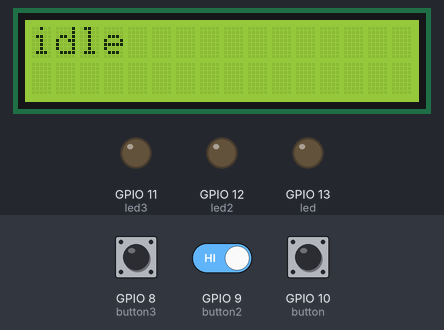
Simulated run of this sketch. Board: ESP32. Parts: 16×2 character LCD, output pins drawn as LEDs (lit = HIGH). The test bench sets the inputs (shaded band); at power-on: GPIO 8 (button3) HIGH, GPIO 9 (button2) HIGH, GPIO 10 (button) HIGH.

Above: at 2.2 s.
2.3 s: GPIO 8 (button3) pulled LOW for 0.25 s
At 2.54 s:
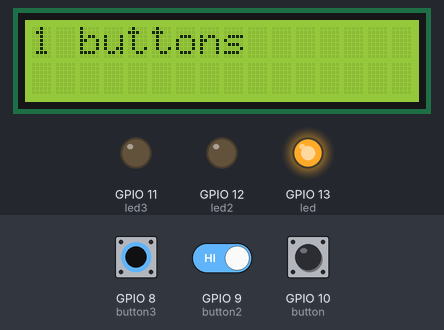
4.2 s: GPIO 8 (button3) pulled LOW for 1 s
At 6.3 s:
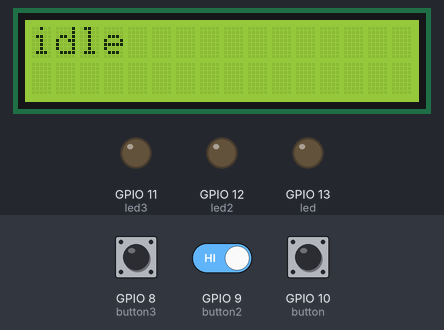
6.7 s: GPIO 8 (button3) pulled LOW for 3.2 s
At 7.1 s:
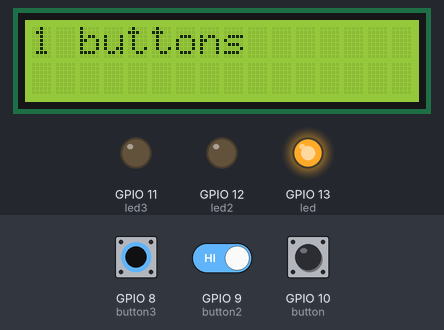
11.6 s: GPIO 8 (button3) driven LOW and GPIO 9 (button2) driven LOW
At 12.8 s:
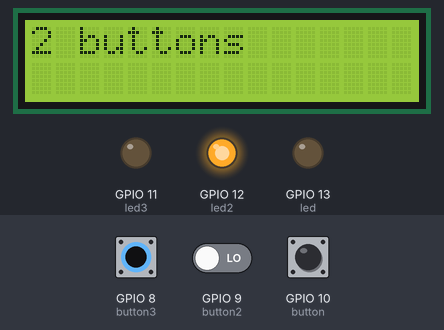
13.2 s: GPIO 10 (button) pulled LOW for 0.25 s
At 13.35 s:
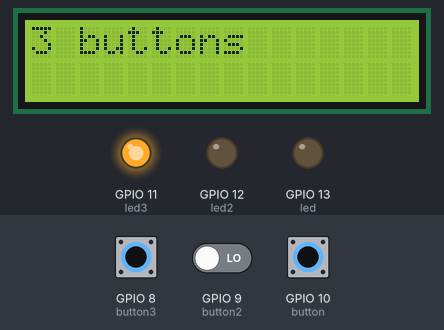
Timing chart, 0 to 15.9 s (numbered marks = the images above; inputs shaded):
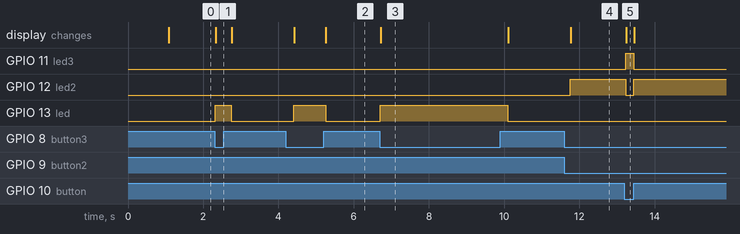

Measured:
- after the input at 2.3 s, GPIO 13 (led): LOW → HIGH at once, → LOW 0.42 s later; the display: changes at once (image 1)
- after the input at 4.2 s, GPIO 13 (led): LOW → HIGH after 0.21 s, → LOW 0.85 s later; the display: first changes after 0.22 s (image 2 shows a later state)
- after the input at 6.7 s, GPIO 13 (led): LOW → HIGH at once, → LOW 3.4 s later; the display: changes at once (image 3)
- after the input at 11.6 s, GPIO 12 (led2): LOW → HIGH after 0.16 s; the display: changes after 0.17 s (image 4)
- after the input at 13.2 s, GPIO 11 (led3): LOW → HIGH at once, → LOW 0.21 s later; GPIO 12 (led2): HIGH → LOW at once, → HIGH 0.21 s later; the display: changes after 0.05 s (image 5)

The sketch:

led_count.ino
```cpp
#include <Wire.h>
#include <LiquidCrystal_I2C.h>

LiquidCrystal_I2C lcd(0x27, 16, 2);

const int led = 13;
const int led2 = 12;
const int led3 = 11;

const int button = 10;
const int button2 = 9;
const int button3 = 8;

void setup() {
  pinMode(led, OUTPUT);
  pinMode(led2, OUTPUT);
  pinMode(led3, OUTPUT);

  pinMode(button, INPUT_PULLUP);
  pinMode(button2, INPUT_PULLUP);
  pinMode(button3, INPUT_PULLUP);

  lcd.init();
  lcd.backlight();

  lcd.setCursor(0, 0);
  lcd.print("starting...");
  delay(1000);
  lcd.clear();
}

void loop() {

  bool b1 = digitalRead(button) == LOW;
  bool b2 = digitalRead(button2) == LOW;
  bool b3 = digitalRead(button3) == LOW;
  int count = b1+b2+b3;

  if (count == 3) {
    digitalWrite(led, LOW);
    digitalWrite(led2, LOW);
    digitalWrite(led3, HIGH);

    lcd.clear();
    lcd.setCursor(0, 0);
    lcd.print("3 buttons");
  }
  else if (count == 2) {
    digitalWrite(led, LOW);
    digitalWrite(led2, HIGH);
    digitalWrite(led3, LOW);

    lcd.clear();
    lcd.setCursor(0, 0);
    lcd.print("2 buttons");
  }
  else if(count == 1) {
    digitalWrite(led, HIGH);
    digitalWrite(led2, LOW);
    digitalWrite(led3, LOW);

    lcd.clear();
    lcd.setCursor(0, 0);
    lcd.print("1 buttons");
  }else {
    digitalWrite(led, LOW);
    digitalWrite(led2, LOW);
    digitalWrite(led3, LOW);

    lcd.clear();
    lcd.setCursor(0, 0);
    lcd.print("idle");
  }
  delay(200);
}
```
